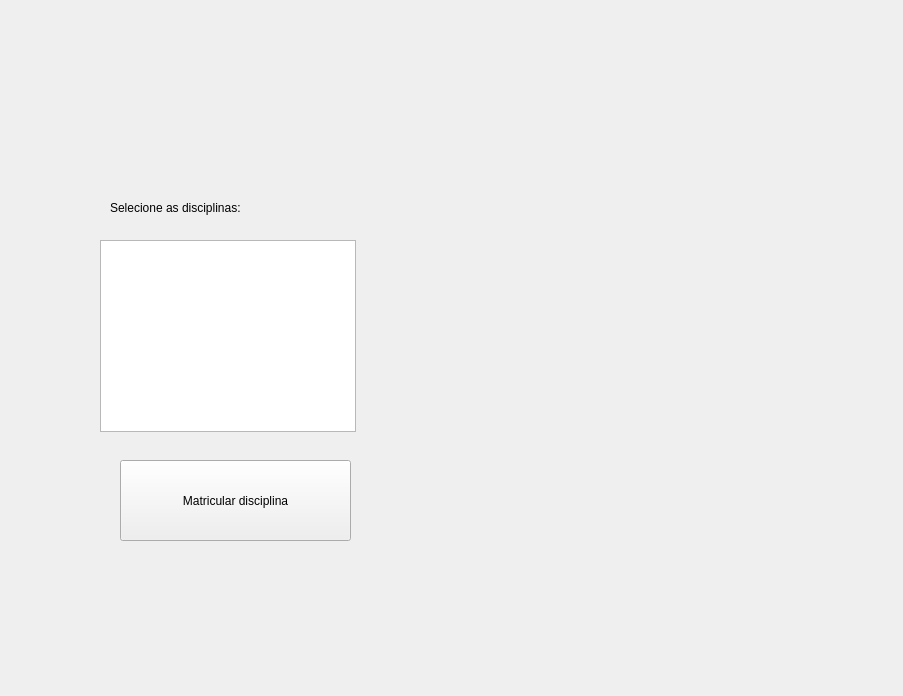
<?xml version="1.0" encoding="UTF-8"?>
<ui version="4.0">
 <class>Form</class>
 <widget class="QWidget" name="Form">
  <property name="geometry">
   <rect>
    <x>0</x>
    <y>0</y>
    <width>903</width>
    <height>696</height>
   </rect>
  </property>
  <property name="windowTitle">
   <string>Form</string>
  </property>
  <widget class="QListWidget" name="disciplina_input">
   <property name="geometry">
    <rect>
     <x>100</x>
     <y>240</y>
     <width>256</width>
     <height>192</height>
    </rect>
   </property>
   <property name="selectionMode">
    <enum>QAbstractItemView::ContiguousSelection</enum>
   </property>
  </widget>
  <widget class="QLabel" name="label">
   <property name="geometry">
    <rect>
     <x>110</x>
     <y>200</y>
     <width>231</width>
     <height>16</height>
    </rect>
   </property>
   <property name="text">
    <string>Selecione as disciplinas:</string>
   </property>
  </widget>
  <widget class="QPushButton" name="matricular_disc_btn">
   <property name="geometry">
    <rect>
     <x>120</x>
     <y>460</y>
     <width>231</width>
     <height>81</height>
    </rect>
   </property>
   <property name="text">
    <string>Matricular disciplina</string>
   </property>
  </widget>
 </widget>
 <resources/>
 <connections/>
</ui>
